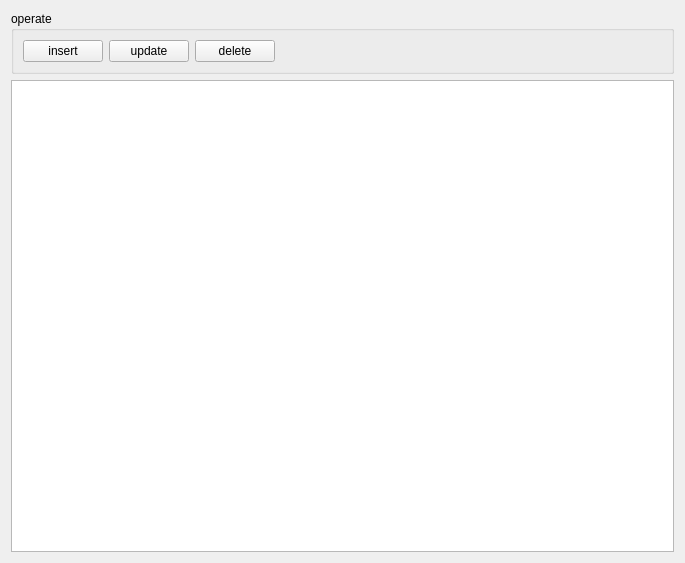
<?xml version="1.0" encoding="UTF-8"?>
<ui version="4.0">
 <class>TableWidgetForm</class>
 <widget class="QWidget" name="TableWidgetForm">
  <property name="geometry">
   <rect>
    <x>0</x>
    <y>0</y>
    <width>685</width>
    <height>563</height>
   </rect>
  </property>
  <property name="windowTitle">
   <string>Form</string>
  </property>
  <layout class="QVBoxLayout" name="verticalLayout">
   <item>
    <widget class="QGroupBox" name="ctrlTools">
     <property name="minimumSize">
      <size>
       <width>0</width>
       <height>56</height>
      </size>
     </property>
     <property name="title">
      <string>operate</string>
     </property>
     <layout class="QHBoxLayout" name="horizontalLayout">
      <item>
       <widget class="QPushButton" name="btnNew">
        <property name="text">
         <string>insert</string>
        </property>
       </widget>
      </item>
      <item>
       <widget class="QPushButton" name="btnUpdate">
        <property name="text">
         <string>update</string>
        </property>
       </widget>
      </item>
      <item>
       <widget class="QPushButton" name="btnDelete">
        <property name="text">
         <string>delete</string>
        </property>
       </widget>
      </item>
      <item>
       <spacer name="horizontalSpacer">
        <property name="orientation">
         <enum>Qt::Horizontal</enum>
        </property>
        <property name="sizeHint" stdset="0">
         <size>
          <width>136</width>
          <height>20</height>
         </size>
        </property>
       </spacer>
      </item>
     </layout>
    </widget>
   </item>
   <item>
    <widget class="QTableWidget" name="tableWidget"/>
   </item>
  </layout>
 </widget>
 <resources/>
 <connections/>
</ui>
